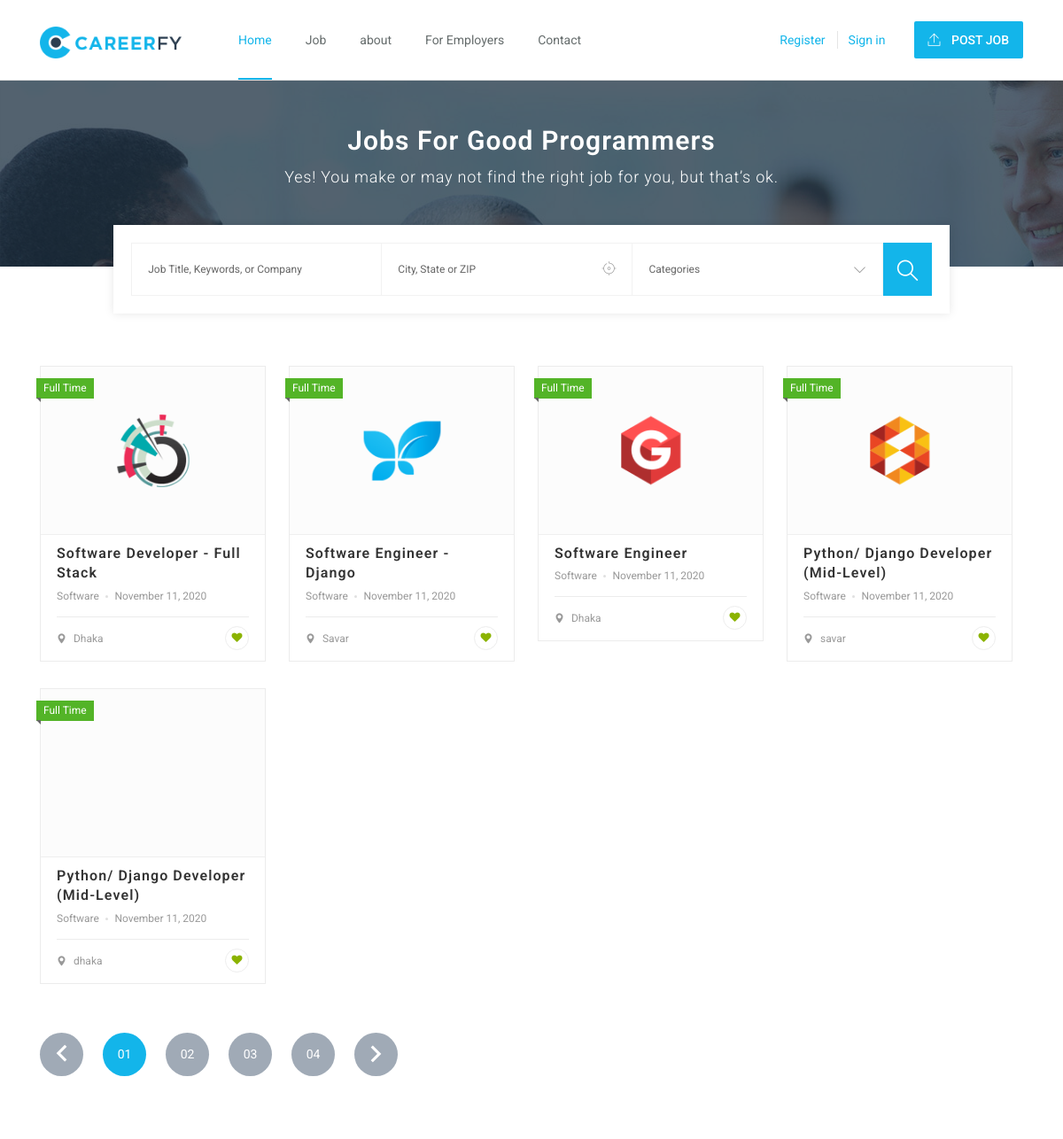
The page /joblist/ (upper part) on the database as committed earlier.
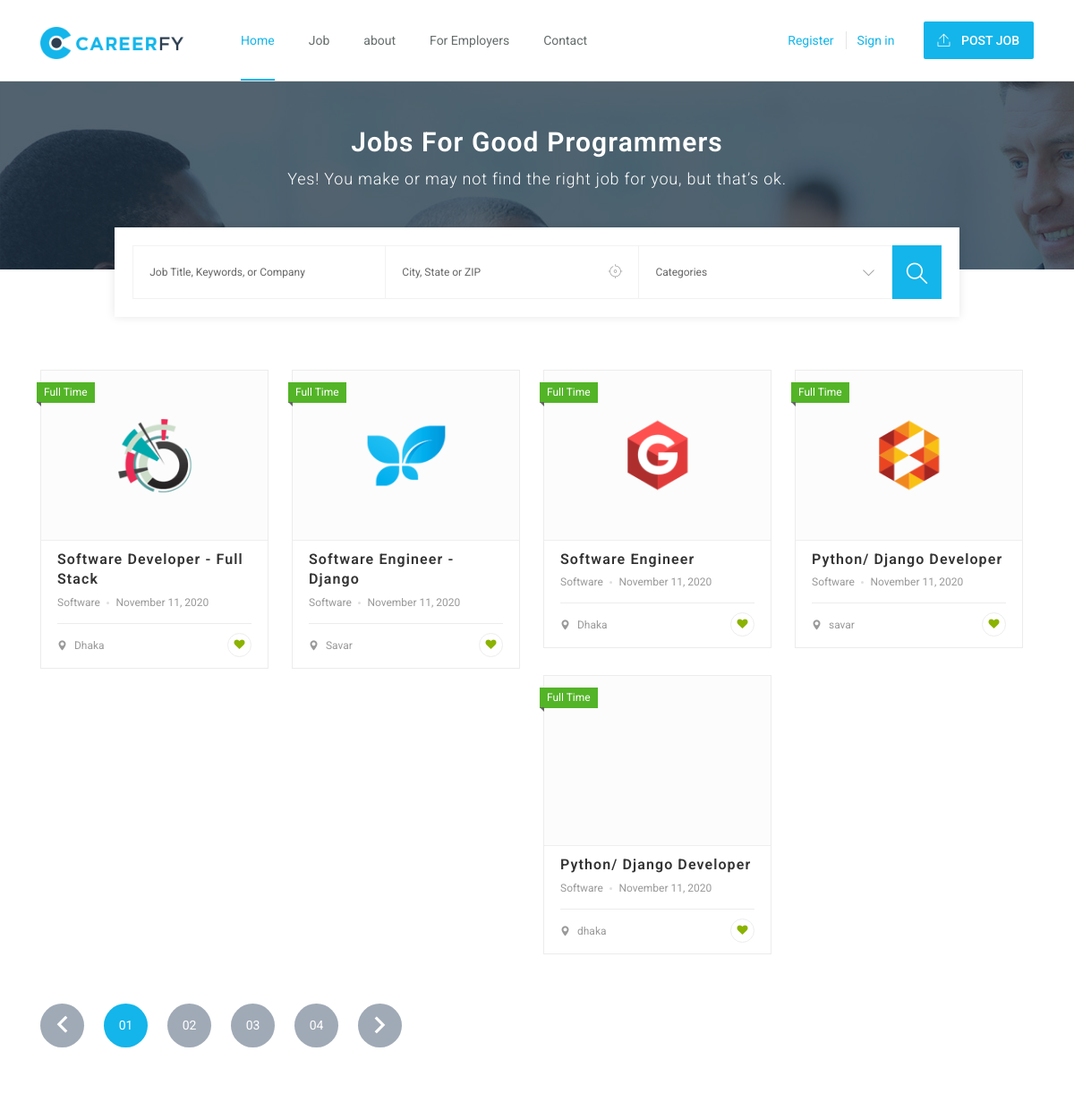
The same page on the database as committed later.
### home/models.py (models this page shows, shortened)
class JobListing(models.Model):
    user = models.ForeignKey(settings.AUTH_USER_MODEL, on_delete=models.CASCADE,
                             null=True, editable=False, blank=True)
    category = models.ManyToManyField(Category)
    title = models.CharField(max_length=100)
    slug = models.SlugField()
    company_name = models.CharField(max_length=200)
    employment_status = models.CharField(choices=JOB_TYPE, max_length=10)
    vacancy = models.CharField(max_length=10, null=True)
    gender = models.CharField(choices=GENDER, max_length=30, null=True)
    description = models.TextField()
    responsibilities = models.TextField()
    experience = models.CharField(max_length=100)
    job_location = models.CharField(max_length=120)
    Salary = models.CharField(max_length=100, null=True, blank=True)
    qualification=models.CharField(choices=QALIFICATION, max_length=30, null=True,blank=True)
    image = models.ImageField(blank=True, upload_to='media', null=True)
    application_deadline = models.DateTimeField()
    published_on = models.DateTimeField(default=timezone.now)
    featured = models.BooleanField()
    def get_absolute_url(self):
            return reverse('joblist', kwargs={
                'slug': self.slug
            })

### home/views.py (the view)
# urls.py: path('joblist/',joblist, name='job' ),
def joblist(request):
    joblist = JobListing.objects.all()
    categories = Category.objects.filter()
    context = {
        'joblist': joblist,
        'categories':categories,
    }
    return render(request,"joblist.html",context)

### home/models.py (called while the page is built)
    def __str__(self):
        return self.title

### templates/joblist.html (shortened to what the changed rows need)
   {% extends 'base.html' %}
   {% block content %}
   {% load static %}
    <div class="careerfy-wrapper">
        <div class="careerfy-subheader">
            <div class="container">
                <div class="row">
                    <div class="col-md-12">
                        <div class="careerfy-page-title">
                            <h1>Jobs For Good Programmers</h1>
                        </div>
                    </div>
                </div>
            </div>
        </div>
        <div class="careerfy-main-content">
            <div class="careerfy-main-section">
                <div class="container">
                    <div class="row">
                        <div class="careerfy-column-12 careerfy-typo-wrap">
                            <div class="careerfy-job careerfy-job-grid">
                                <ul class="careerfy-row">
                                    {% for list in joblist %}
                                    <li class="careerfy-column-3">
                                        <div class="careerfy-job-grid-wrap">
                                            <figure>
                                                <span class="careerfy-jobtype-label">{{list.employment_status}}</span>
                                                <a href="{{ list.get_absolute_url }}"><img src="{{ list.image.url }}" alt=""></a>
                                            </figure>
                                            <div class="careerfy-jobgrid-text">
                                                <h2><a href="{{ list.get_absolute_url }}">{{list.title}}</a></h2>
                                                <ul class="careerfy-job-time">
                                                    {% for cat in list.category.all %}
                                                    <li><a href="#">{{cat}}</a></li>
                                                    {% endfor %}
                                                    <li>{{list.published_on|date:"F d, Y"}}</li>
                                                </ul>
                                                <span class="careerfy-job-location"><i class="careerfy-icon careerfy-maps-and-flags"></i> {{list.job_location}}</span>
                                                <a href="#" class="careerfy-job-like"><i class="fa fa-heart"></i></a>
                                            </div>
                                        </div>
                                    </li>
                                    {% endfor %}
                                </ul>
                            </div>
                        </div>
                    </div>
                </div>
            </div>
        </div>
    </div>
   {% endblock %}

Rows that differ between the two databases and show on the page:
changed JobListing "savar": title "Python/ Django Developer (Mid-Level)" → "Python/ Django Developer"
changed JobListing "dhaka": title "Python/ Django Developer (Mid-Level)" → "Python/ Django Developer"
